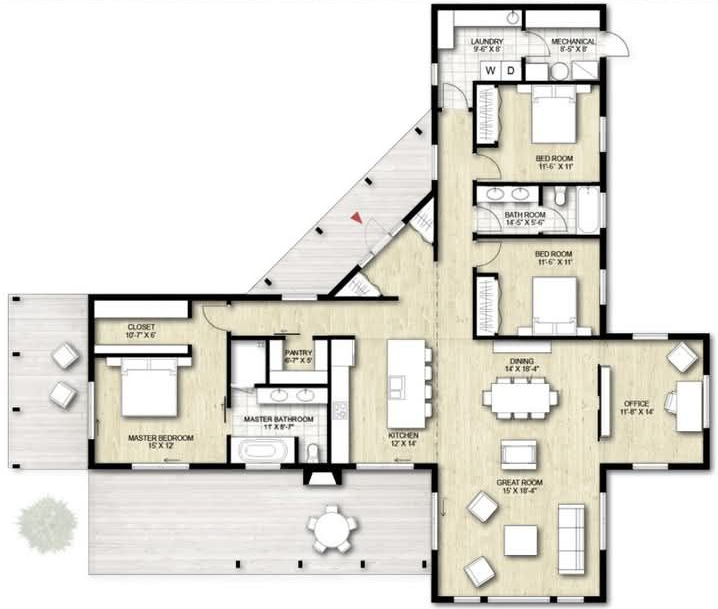
#> input picture resources/fp2.png, 718 x 609 px
$ python -i img_reader.py   (imports and definitions only)
#> lines starting #> are read from the running program, lines starting #| are printed output that depends on the picture; after the words box and inside, x2 and y2 are one past the last pixel; in counts of white or black regions, pixels touching at a corner belong together
import cv2
import numpy as np
from shapely import Polygon


class ImgReader:

    def __init__(self):
        pass

    def extract_wall_polygons(self,image_path, darkness_threshold=30, min_area=20):
        """
        Extract wall shapes (drawn in black) from an image, even if blurred or low-res.

        Args:
            image_path (str): Path to the input image.
            darkness_threshold (int): Max brightness to consider a pixel part of a wall (0–255).
            min_area (int): Minimum area (in pixels) for a polygon to be considered valid.

        Returns:
            List[Polygon]: List of Shapely polygons representing wall contours.
        """
        # Step 1: Load and convert to grayscale
        img = cv2.imread(image_path)
        gray = cv2.cvtColor(img, cv2.COLOR_BGR2GRAY)

        # Step 2: Threshold to detect "almost black"
        _, mask = cv2.threshold(gray, darkness_threshold, 255, cv2.THRESH_BINARY_INV)

        # Step 3: Morphological closing to absorb bleed
        kernel = cv2.getStructuringElement(cv2.MORPH_RECT, (3, 3))
        closed = cv2.morphologyEx(mask, cv2.MORPH_CLOSE, kernel)

        # Step 4: Find contours
        contours, _ = cv2.findContours(closed, cv2.RETR_EXTERNAL, cv2.CHAIN_APPROX_SIMPLE)

        # Step 5: Convert contours to Shapely polygons
        polygons = []
        for contour in contours:
            if len(contour) >= 3:
                coords = [(int(pt[0][0]), int(pt[0][1])) for pt in contour]
                poly = Polygon(coords)
                if poly.is_valid and poly.area >= min_area:
                    polygons.append(poly)

        return polygons
    def read(self,img):
        polygons = self.extract_wall_polygons('../floor_plans/fp2.png')
        image = cv2.imread('../floor_plans/fp2.png')  # Color image
        gray = cv2.cvtColor(image, cv2.COLOR_BGR2GRAY)

        # Define threshold for "almost black"
        _, wall_mask = cv2.threshold(gray, 30, 255, cv2.THRESH_BINARY_INV)

        kernel = cv2.getStructuringElement(cv2.MORPH_RECT, (3, 3))
        closed_mask = cv2.morphologyEx(wall_mask, cv2.MORPH_CLOSE, kernel)

        num_labels, labels, stats, centroids = cv2.connectedComponentsWithStats(closed_mask)
        min_area = 20  # discard small dots

        clean_mask = np.zeros_like(closed_mask)
        for i in range(1, num_labels):  # skip background
            if stats[i, cv2.CC_STAT_AREA] >= min_area:
                clean_mask[labels == i] = 255

        return polygons, clean_mask

>>> import cv2
>>> picture = cv2.imread('../resources/fp2.png', cv2.IMREAD_GRAYSCALE)
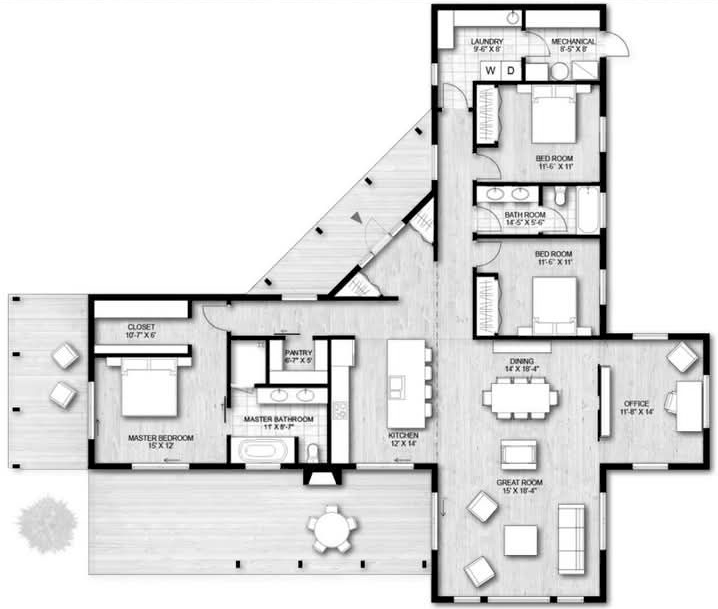
#> picture: shape (609, 718); min 0, max 255, mean 225.3
>>> result = ImgReader().read(picture)
#> in extract_wall_polygons, img is the input picture: shape (609, 718, 3); mean B, G, R 219, 225.5, 227.4
#> in extract_wall_polygons, `_, mask = cv2.threshold(gray, darkness_threshold, 255, cv2.THRESH_BINA..`:
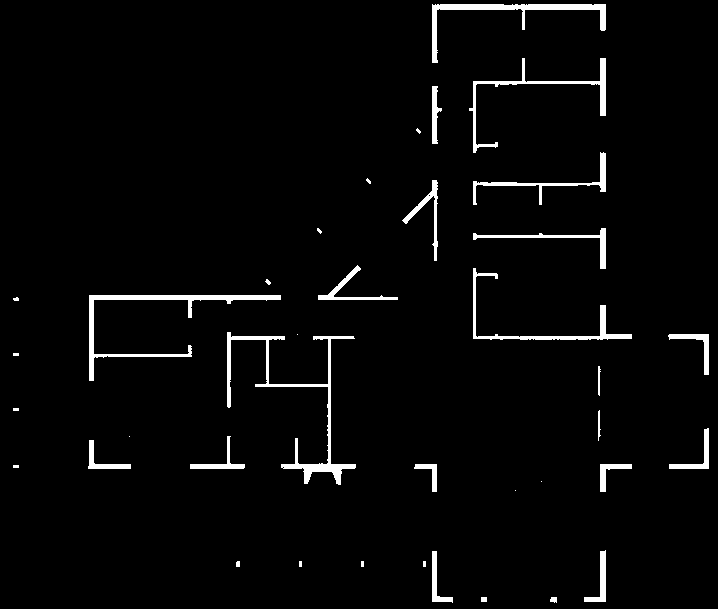
#> mask: shape (609, 718); 3.1% white; 38 white regions (14 under 20 px), largest, box (x1, y1, x2, y2) and area: (227, 332, 356, 485) 2099, (89, 295, 281, 381) 1787, (432, 4, 606, 63) 1471
#> in extract_wall_polygons, `closed = cv2.morphologyEx(mask, cv2.MORPH_CLOSE, kernel)`: closed: shape (609, 718); 3.1% white; 38 white regions (14 under 20 px)
#> in extract_wall_polygons, `contours, _ = cv2.findContours(closed, cv2.RETR_EXTERNAL, cv2.CHAIN_AP..`: contours = 38 contours, 16 with area under 20; largest, box (x1, y1, x2, y2) and area: (227, 332, 356, 485) 1588, (89, 295, 281, 381) 1394, (432, 4, 606, 63) 1214, (469, 58, 606, 153) 826, (473, 268, 632, 340) 802
#> the loop in extract_wall_polygons, `for contour in contours:` made 38 passes
#> coords on passes 2, 3, 4, 5, 6, 11, 19, 21: [(481, 597), (481, 601), (486, 601), (486, 597)], [(423, 561), (423, 566), (425, 566), (425, 561)], [(361, 561), (361, 566), (363, 566), (363, 561)], [(299, 561), (299, 566), (301, 566), (301, 561)], [(237, 561), (236, 562), (236, 566), (239, 566), (239, 561)], [(13, 465), (13, 467), (18, 467), (18, 465)], [(13, 408), (13, 410), (18, 410), (18, 408)], [(13, 353), (13, 355), (18, 355), (18, 353)]
#> contour on passes 9, 10, 16, 23: [[515, 490]], [[541, 481]], [[129, 436]], [[297, 334]]
#> after the loop in extract_wall_polygons, `for contour in contours:`: polygons = 21 items
#> in read, `num_labels, labels, stats, centroids = cv2.connectedComponentsWithStat..`:
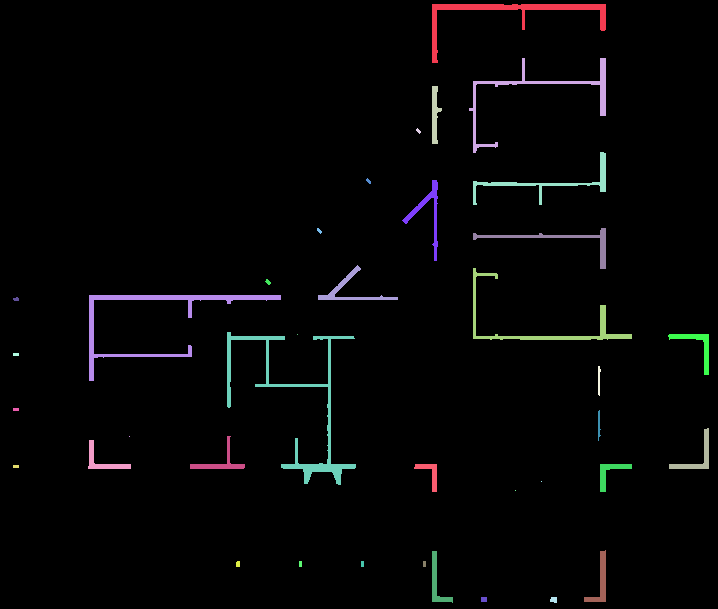
#> labels: shape (609, 718) int32; 39 distinct labels, from 0 to 38; one colour per label, 0 black
#> in read, `num_labels, labels, stats, centroids = cv2.connectedComponentsWithStat..`: num_labels = 39; stats = 39 rows, first 6: [0, 0, 718, 609, 423811], [432, 4, 174, 59, 1485], [469, 58, 137, 95, 1131], [432, 86, 10, 58, 323], [416, 128, 5, 6, 16], [473, 152, 133, 53, 761]; centroids = 39 pairs, first value 15.5 to 696.7, second value 13.62 to 599.3
#> after the loop in read, `for i in range(1, num_labels):`: clean_mask: shape (609, 718); 3% white; 24 white regions, largest, box (x1, y1, x2, y2) and area: (227, 332, 356, 485) 2119, (89, 295, 281, 381) 1794, (432, 4, 606, 63) 1485
